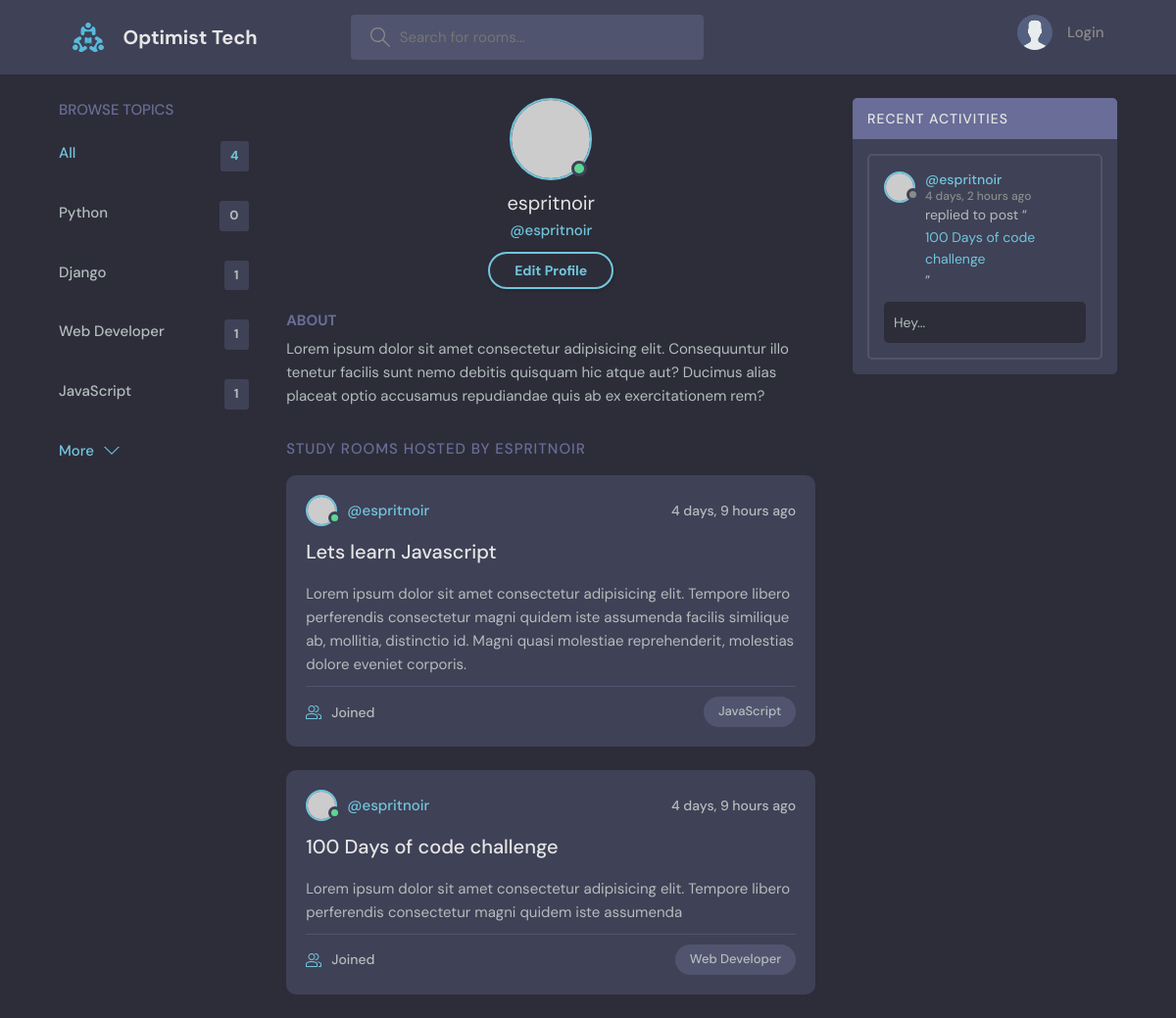
Before: /user-profile/1/ with the older database file.
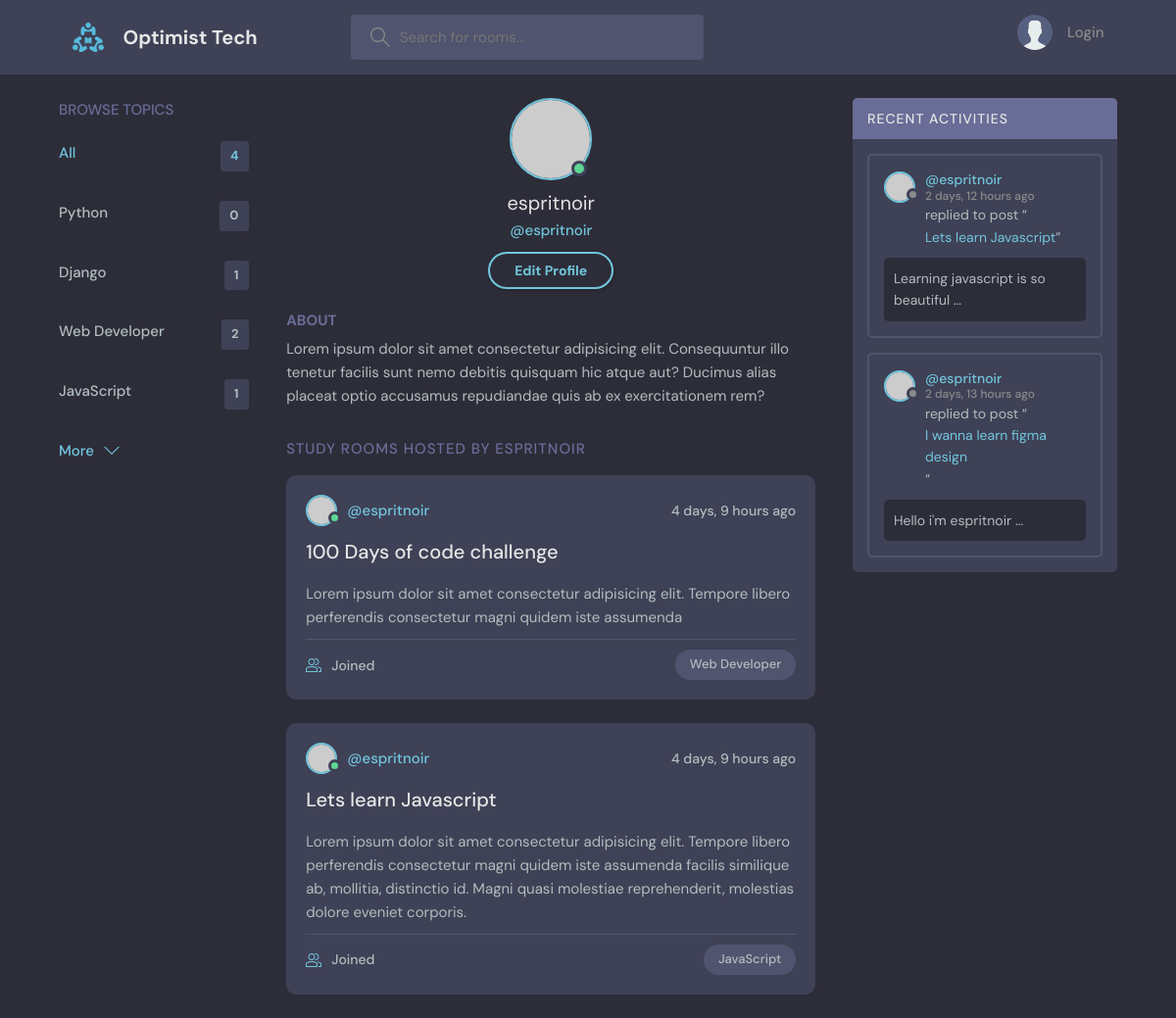
After: the same page with the newer database file.
### base/models.py (models this page shows, shortened)
class Topic(models.Model):
    name = models.CharField(max_length=200)

class Room(models.Model):
    host = models.ForeignKey(User, on_delete=models.SET_NULL, null=True)
    topic = models.ForeignKey(Topic, on_delete=models.SET_NULL, null=True)
    name = models.CharField(max_length=200)
    description = models.TextField(null=True, blank=True)
    participants = models.ManyToManyField(User, related_name='participants', blank=True)
    updated = models.DateTimeField(auto_now=True)
    created = models.DateTimeField(auto_now_add=True)
    class Meta:
        ordering = ['-updated', '-created']

class Message(models.Model):
    user = models.ForeignKey(User, on_delete=models.CASCADE)
    room = models.ForeignKey(Room, on_delete=models.CASCADE)
    body = models.TextField()
    updated = models.DateTimeField(auto_now=True)
    created = models.DateTimeField(auto_now_add=True)
    class Meta:
        ordering = ['-updated', '-created']
    def __str__(self) -> str:
        return self.body[0:50]

### base/views.py (the view)
# urls.py: path('user-profile/<str:pk>/', views.userProfile, name="user-profile"),
def userProfile(request, pk):
    user = User.objects.get(id=pk)
    rooms = user.room_set.all()
    topics = Topic.objects.all()
    room_messages = user.message_set.all()
    context = {'user': user, 'rooms': rooms, 'room_messages': room_messages, 'topics': topics}
    return render(request, 'base/profile.html', context)

### base/templates/base/profile.html
{% extends 'main.html' %} {% block content %}
  <main class="profile-page layout layout--3">
    <div class="container">
      {% include 'base/topics_component.html' %}
      <div class="roomList">
        <div class="profile">
          <div class="profile__avatar">
            <div class="avatar avatar--large active">
              <img src="https://randomuser.me/api/portraits/men/11.jpg" />
            </div>
          </div>
          <div class="profile__info">
            <h3>{{ user.username }}</h3>
            <p>@{{ user.username }}</p>
            <a href="edit-user.html" class="btn btn--main btn--pill">Edit Profile</a>
          </div>
          <div class="profile__about">
            <h3>About</h3>
            <p>
              Lorem ipsum dolor sit amet consectetur adipisicing elit. Consequuntur illo tenetur
              facilis sunt nemo debitis quisquam hic atque aut? Ducimus alias placeat optio
              accusamus repudiandae quis ab ex exercitationem rem?
            </p>
          </div>
        </div>
        <div class="roomList__header">
          <div>
            <h2>Study Rooms Hosted by {{ user.username }}</a>
            </h2>
          </div>
        </div>
        {% include 'base/feed_component.html' %}
      </div>
      {% include 'base/activity_component.html' %}
    </div>
  </main>
{% endblock %}}

### templates/main.html (shortened to what this page needs)
<!DOCTYPE html>
{% load static %}
<html lang="en">
  <head>
    <link rel="stylesheet" href="{% static 'styles/style.css' %}" />
  </head>
  <body>
    {% include "navbar.html" %}
    {% block content %}{% endblock %}
  </body>
</html>

### templates/navbar.html (shortened to what this page needs)
{% load static %}
<header class="header header--loggedIn">
  <div class="container">
    <a href="{% url 'home' %}" class="header__logo">
      <img src="{% static 'images/logo.svg' %}" />
      <h1>Optimist Tech</h1>
    </a>
    <form class="header__search" accept="{% url 'home' %}" method="GET">
      <label>
        <input type="text" name="q" placeholder="Search for rooms..." />
      </label>
    </form>
    <nav class="header__menu">
      {% if request.user.is_authenticated %}
      <div class="header__user">
        <a href="{% url 'user-profile' user.id %}">
          <div class="avatar avatar--medium active">
            <img src="https://randomuser.me/api/portraits/men/37.jpg" />
          </div>
          <p>
            {{ request.user.username }}
            <span>@{{ request.user.username }}</span>
          </p>
        </a>
        <button class="dropdown-button">
          <svg
            version="1.1"
            xmlns="http://www.w3.org/2000/svg"
            width="32"
            height="32"
            viewBox="0 0 32 32"
          >
            <title>chevron-down</title>
            <path d="M16 21l-13-13h-3l16 16 16-16h-3l-13 13z"></path>
          </svg>
        </button>
      </div>
      <div class="dropdown-menu">
        <a href="settings.html" class="dropdown-link"
          ><svg
            version="1.1"
            xmlns="http://www.w3.org/2000/svg"
            width="32"
            height="32"
            viewBox="0 0 32 32"
          >
            <title>tools</title>
            <path
              d="M27.465 32c-1.211 0-2.35-0.471-3.207-1.328l-9.392-9.391c-2.369 0.898-4.898 0.951-7.355 0.15-3.274-1.074-5.869-3.67-6.943-6.942-0.879-2.682-0.734-5.45 0.419-8.004 0.135-0.299 0.408-0.512 0.731-0.572 0.32-0.051 0.654 0.045 0.887 0.277l5.394 5.395 3.586-3.586-5.394-5.395c-0.232-0.232-0.336-0.564-0.276-0.887s0.272-0.596 0.572-0.732c2.552-1.152 5.318-1.295 8.001-0.418 3.274 1.074 5.869 3.67 6.943 6.942 0.806 2.457 0.752 4.987-0.15 7.358l9.392 9.391c0.844 0.842 1.328 2.012 1.328 3.207-0 2.5-2.034 4.535-4.535 4.535zM15.101 19.102c0.26 0 0.516 0.102 0.707 0.293l9.864 9.863c0.479 0.479 1.116 0.742 1.793 0.742 1.398 0 2.535-1.137 2.535-2.535 0-0.668-0.27-1.322-0.742-1.793l-9.864-9.863c-0.294-0.295-0.376-0.74-0.204-1.119 0.943-2.090 1.061-4.357 0.341-6.555-0.863-2.631-3.034-4.801-5.665-5.666-1.713-0.561-3.468-0.609-5.145-0.164l4.986 4.988c0.391 0.391 0.391 1.023 0 1.414l-5 5c-0.188 0.188-0.441 0.293-0.707 0.293s-0.52-0.105-0.707-0.293l-4.987-4.988c-0.45 1.682-0.397 3.436 0.164 5.146 0.863 2.631 3.034 4.801 5.665 5.666 2.2 0.721 4.466 0.604 6.555-0.342 0.132-0.059 0.271-0.088 0.411-0.088z"
            ></path>
          </svg>
          Settings</a
        >
        <a href="{% url 'logout' %}" class="dropdown-link"
          ><svg
            version="1.1"
            xmlns="http://www.w3.org/2000/svg"
            width="32"
            height="32"
            viewBox="0 0 32 32"
          >
            <title>sign-out</title>
            <path
              d="M3 0h22c0.553 0 1 0 1 0.553l-0 3.447h-2v-2h-20v28h20v-2h2l0 3.447c0 0.553-0.447 0.553-1 0.553h-22c-0.553 0-1-0.447-1-1v-30c0-0.553 0.447-1 1-1z"
            ></path>
            <path
              d="M21.879 21.293l1.414 1.414 6.707-6.707-6.707-6.707-1.414 1.414 4.293 4.293h-14.172v2h14.172l-4.293 4.293z"
            ></path>
          </svg>
          Logout</a
        >
        {% else %}
        <a href="{% url 'login' %}">
          <img src="{% static 'images/avatar.svg' %}" />
          <p>Login</p>
        </a>
        {% endif %}
      </div>
</header>

### base/templates/base/topics_component.html
<div class="topics">
  <div class="topics__header">
    <h2>Browse Topics</h2>
  </div>
  <ul class="topics__list">
    <li>
      <a href="{% url 'home' %}" class="active"
        >All <span>{{topics.count}}</span></a
      >
    </li>
    {% for topic in topics %}
    <li>
      <a href="{% url 'home' %}?q={{topic.name}}"
        >{{topic.name}}<span>{{topic.room_set.all.count}}</span></a
      >
    </li>
    {% endfor %}
  </ul>
  <a class="btn btn--link" href="topics.html">
    More
    <svg
      version="1.1"
      xmlns="http://www.w3.org/2000/svg"
      width="32"
      height="32"
      viewBox="0 0 32 32"
    >
      <title>chevron-down</title>
      <path d="M16 21l-13-13h-3l16 16 16-16h-3l-13 13z"></path>
    </svg>
  </a>
</div>

### base/templates/base/feed_component.html (shortened to what this page needs)
{% for room in rooms %}
<div class="roomListRoom">
  <div class="roomListRoom__header">
    <a
      href="{% url 'user-profile' room.host.id %}"
      class="roomListRoom__author"
    >
      <div class="avatar avatar--small active">
        <img src="https://randomuser.me/api/portraits/men/11.jpg" />
      </div>
      <span>@{{room.host.username}}</span>
    </a>
    <div class="roomListRoom__actions">
      <span>{{room.created | timesince}} ago</span>
    </div>
  </div>
  <div class="roomListRoom__content">
    <a href="{% url 'room' room.id %}">{{ room.name }}</a>
    <p>{{room.description}}</p>
  </div>
  <div class="roomListRoom__meta">
    <a class="roomListRoom__joined">
      {{room.participants.user}} Joined
    </a>
    <p class="roomListRoom__topic">{{room.topic.name}}</p>
  </div>
</div>
{% endfor %}

### base/templates/base/activity_component.html (shortened to what this page needs)
<div class="activities">
  <div class="activities__header">
    <h2>Recent Activities</h2>
  </div>
  {% for message in room_messages %}
  <div class="activities__box">
    <div class="activities__boxHeader roomListRoom__header">
      <a
        href="{% url 'user-profile' message.user.id %}"
        class="roomListRoom__author"
      >
        {% if request.user == message.user %}
        <div class="avatar avatar--small active">
          <img src="https://randomuser.me/api/portraits/women/11.jpg" />
        </div>
        {% else %}
        <div class="avatar avatar--small">
          <img src="https://randomuser.me/api/portraits/women/11.jpg" />
        </div>
        {% endif %}
        <p>
          @{{message.user.username }}
          <span>{{message.created | timesince}} ago</span>
        </p>
      </a>
    </div>
    <div class="activities__boxContent">
      <p>replied to post “ <a href="{% url 'room' message.room.id %}">{{message.room.name}}</a>”</p>
      <div class="activities__boxRoomContent">{{message}}...</div>
    </div>
  </div>
  {% endfor %}
</div>

Changed rows visible on the page:
removed Message: user.username "espritnoir", created "4 days, 2 hours", room.name "100 Days of code challenge", body "Hey"
computed for Topic "Web Developer": room_set.all.count "1" → "2"
changed Room "100 Days of code challenge": moves up the list
added Message: user.username "espritnoir", created "2 days, 12 hours", room.name "Lets learn Javascript", body "Learning javascript is so beautiful"
added Message: user.username "espritnoir", created "2 days, 13 hours", room.name "I wanna learn figma design", body "Hello i'm espritnoir"
